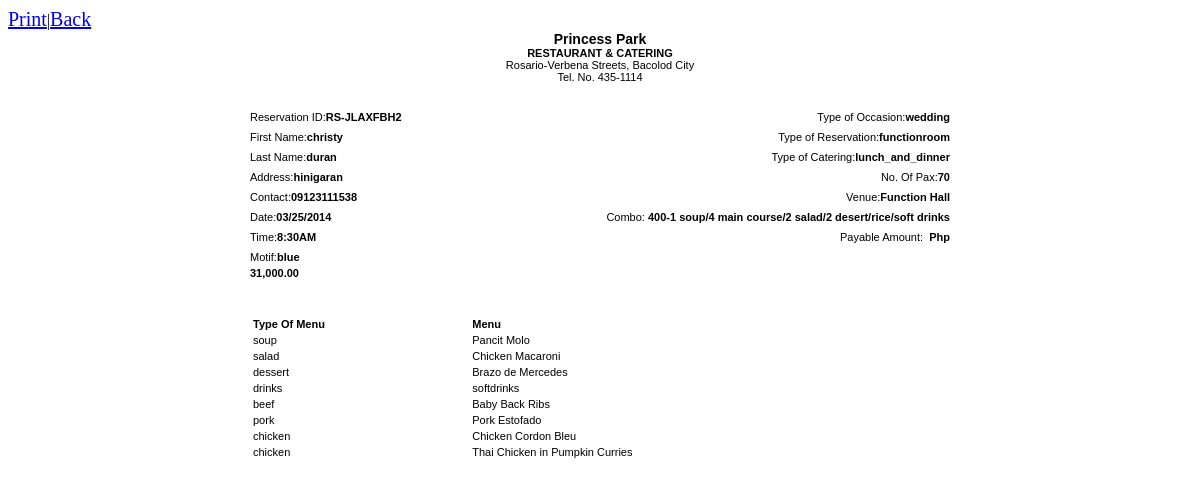
The app's page /admin/details.php?res=RS-JLAXFBH2 (signed in) with its own data.
### tables this page shows
CREATE TABLE IF NOT EXISTS `reservation` (
  `id` int(11) NOT NULL AUTO_INCREMENT,
  `res_id` varchar(100) NOT NULL,
  `firstname` varchar(100) NOT NULL,
  `lastname` varchar(100) NOT NULL,
  `address` varchar(100) NOT NULL,
  `contact` varchar(100) NOT NULL,
  `motif` varchar(100) NOT NULL,
  `venueaddress` varchar(100) NOT NULL,
  `type_events` varchar(100) NOT NULL,
  `type_res` varchar(100) NOT NULL,
  `date` varchar(100) NOT NULL,
  `pax` varchar(100) NOT NULL,
  `combo` int(11) NOT NULL,
  `amount` varchar(100) NOT NULL,
  `type_catering` varchar(100) NOT NULL,
  `team` varchar(100) NOT NULL,
  `status` varchar(100) NOT NULL,
  `time` varchar(100) NOT NULL,
  `resdate` varchar(100) NOT NULL,
  PRIMARY KEY (`id`)
);

CREATE TABLE IF NOT EXISTS `combo` (
  `id` int(11) NOT NULL AUTO_INCREMENT,
  `comboname` varchar(100) NOT NULL,
  `combolist` varchar(100) NOT NULL,
  `mcat` varchar(100) NOT NULL,
  PRIMARY KEY (`id`)
);

CREATE TABLE IF NOT EXISTS `menu` (
  `id` int(11) NOT NULL AUTO_INCREMENT,
  `mcat` varchar(100) NOT NULL,
  `scat` varchar(100) NOT NULL,
  `name` varchar(100) NOT NULL,
  `description` varchar(500) NOT NULL,
  `price` varchar(10) NOT NULL,
  `image` varchar(100) NOT NULL,
  PRIMARY KEY (`id`)
);

### admin/details.php (the view, shortened to what this page needs)
<link href="admin/src/facebox.css" media="screen" rel="stylesheet" type="text/css" />
<a href="javascript:Clickheretoprint()" style="font-size:20px";>Print</a>|<a href="index.php" style="font-size:20px";>Back</a>
<div class="content" id="content" style="width: 700px; font-size:11px; font-family:arial; font-weight:normal; margin:0 auto;">
<div style="text-align:center;">
<strong style="font-size:14px">Princess Park</strong><br>
<strong>RESTAURANT & CATERING</strong><br>
Rosario-Verbena Streets, Bacolod City<br>
Tel. No. 435-1114
</div><br><br>
<?php
include('../connect.php');
$res=$_GET['res'];
$result = $db->prepare("SELECT * FROM reservation WHERE res_id= :userid");
	$result->bindParam(':userid', $res);
	$result->execute();
	for($i=0; $row = $result->fetch(); $i++){
?>
<div style="float:left; width:50%;line-height:20px;">
Reservation ID:<strong><?php echo $row['res_id']; ?></strong><br>
First Name:<strong><?php echo $row['firstname']; ?></strong><br>
Last Name:<strong><?php echo $row['lastname']; ?></strong><br>
Address:<strong><?php echo $row['address']; ?></strong><br>
Contact:<strong><?php echo $row['contact']; ?></strong><br>
Date:<strong><?php echo $row['date']; ?></strong><br>
Time:<strong><?php echo $row['time']; ?></strong><br>
Motif:<strong><?php echo $row['motif']; ?></strong><br>
</div>
<div style="float: right; width: 50%; text-align: right; line-height: 20px; height: 162px;">
Type of Occasion:<strong><?php echo $row['type_events']; ?></strong><br>
Type of Reservation:<strong><?php
echo $row['type_res'];
?></strong><br>
Type of Catering:<strong><?php echo $row['type_catering']; ?></strong><br>
No. Of Pax:<strong><?php echo $row['pax']; ?></strong><br>
Venue:<strong><?php echo $row['venueaddress']; ?></strong><br>
Combo: <strong><?php
$id=$row['combo'];
$result = $db->prepare("SELECT * FROM combo WHERE id= :asas");
	$result->bindParam(':asas', $id);
	$result->execute();
	for($i=0; $rows = $result->fetch(); $i++){
	echo $rows['comboname'].'-'.$rows['combolist'];
	}
?></strong><br>
Payable Amount:&nbsp;
<strong>Php<?php
echo '</div>';
?>
<br><br>
<br><br>
<?php
	}
?>
<table id="resultTable" width="100%" style="font-size:11px; font-family:arial; font-weight:normal;">
<thead>
	<tr>
		<th style="text-align:left;"> Type Of Menu </th>
		<th style="text-align:left;"> Menu </th>
	</tr>
</thead>
<tbody>
<?php
	$result = $db->prepare("SELECT * FROM menu_res WHERE res_id= :asas");
	$result->bindParam(':asas', $res);
	$result->execute();
	for($i=0; $rowas = $result->fetch(); $i++){
		$menu=$rowas['menu'];
		$results = $db->prepare("SELECT * FROM menu WHERE id= :ll");
		$results->bindParam(':ll', $menu);
		$results->execute();
		for($i=0; $rowass = $results->fetch(); $i++){
			?>
			<tr class="record">
			<td><?php echo $rowass['scat']; ?></td>
			<td><?php echo $rowass['name']; ?></td>
			</tr>
			<?php
		}
	}
?>
</tbody>
</table>
</div>

### records on screen
reservation: res "RS-JLAXFBH2", firstname "christy", lastname "duran", address "hinigaran", contact "09123111538", date "03/25/2014", time "8:30AM", motif "blue", type_events "wedding", type_res "functionroom", type_catering "lunch_and_dinner", pax "70", venueaddress "Function Hall"
combo: comboname "400", combolist "1 soup/4 main course/2 salad/2 desert/rice/soft drinks"
menu: scat "soup", name "Pancit Molo"
menu: scat "salad", name "Chicken Macaroni"
menu: scat "dessert", name "Brazo de Mercedes"
menu: scat "drinks", name "softdrinks"
menu: scat "beef", name "Baby Back Ribs"
menu: scat "pork", name "Pork Estofado"
menu: scat "chicken", name "Chicken Cordon Bleu"
menu: scat "chicken", name "Thai Chicken in Pumpkin Curries"
